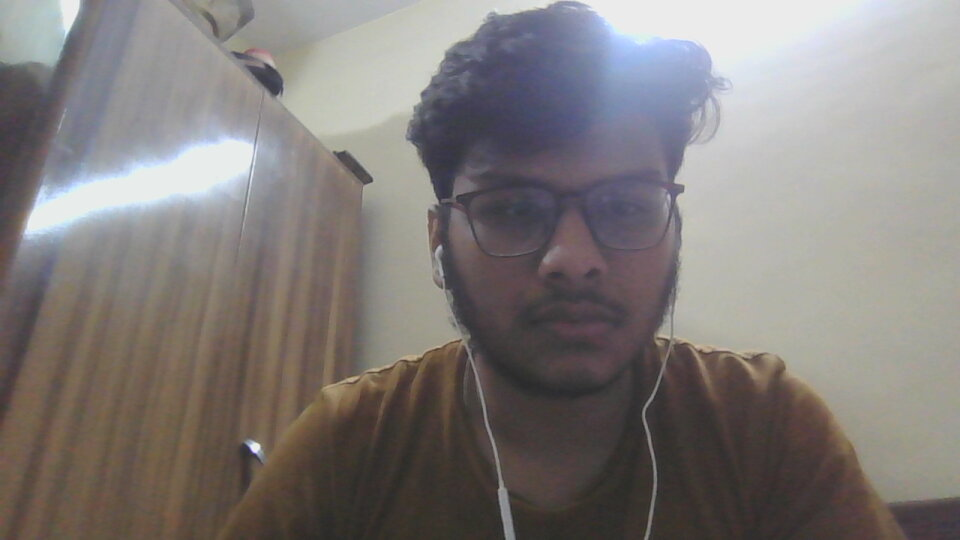
#> input picture Datasets/Test/Kartik/2021-04-28-165253.jpg, 960 x 540 px
$ python FaceDetectionAndCroppingTest.py
#> lines starting #> are read from the running program, lines starting #| are printed output that depends on the picture; after the words box and inside, x2 and y2 are one past the last pixel; in counts of white or black regions, pixels touching at a corner belong together
import cv2
import os
def CapNCrop(loc):
    from PIL import Image
    from numpy import asarray
    # load the image
    img = cv2.imread(loc)
#> img is the input picture: shape (540, 960, 3); mean B, G, R 122.1, 124.1, 129.1
    # convert image to numpy array
    # img = asarray(image)
    face_cascade = cv2.CascadeClassifier(cv2.data.haarcascades + 'haarcascade_frontalface_default.xml')
    gray = cv2.cvtColor(img, cv2.COLOR_BGR2GRAY)
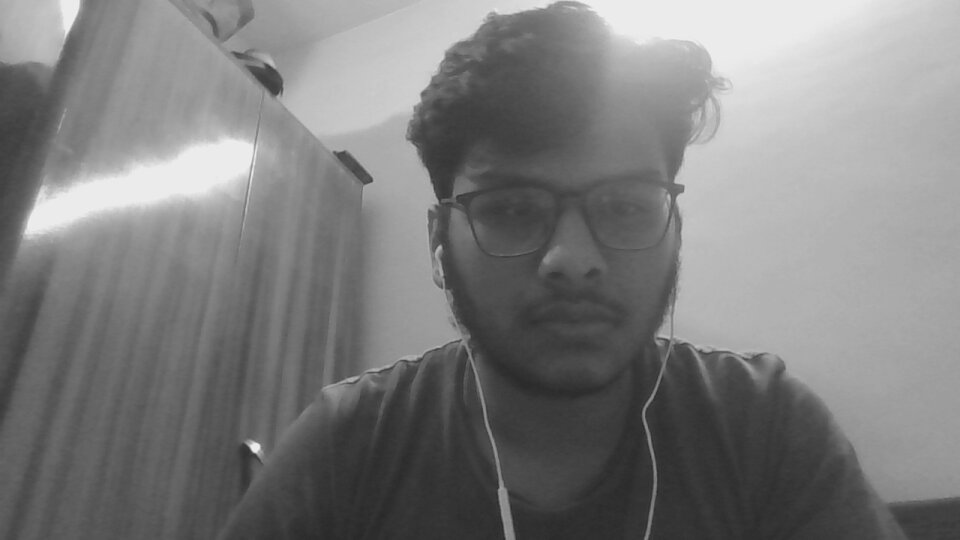
#> gray: shape (540, 960); min 40, max 243, mean 125.4
    # Detect the faces
    faces = face_cascade.detectMultiScale(gray, 1.1, 4)
#> faces = [[418, 107, 270, 270]]
    # Draw the rectangle around each face
    for (x, y, w, h) in faces:
        cv2.rectangle(img, (x, y), (x+w, y+h), (255, 0, 0), 2)
        roi = img[y:y+270, x:x+270]
        fname = './Datasets/Test/pred/1.jpg'
        cv2.imwrite(filename=fname, img=roi)
#> this loop made 1 pass
#> (x, y, w, h, fname) on pass 1: (418, 107, 270, 270, './Datasets/Test/pred/1.jpg')
#> pass 1, in CapNCrop, `roi = img[y:y+270, x:x+270]`:
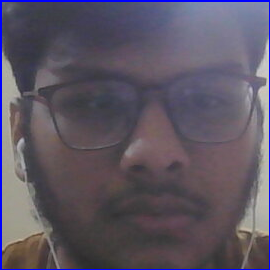
#> roi: shape (270, 270, 3); mean B, G, R 99.4, 86.1, 93.1
#> after the loop:
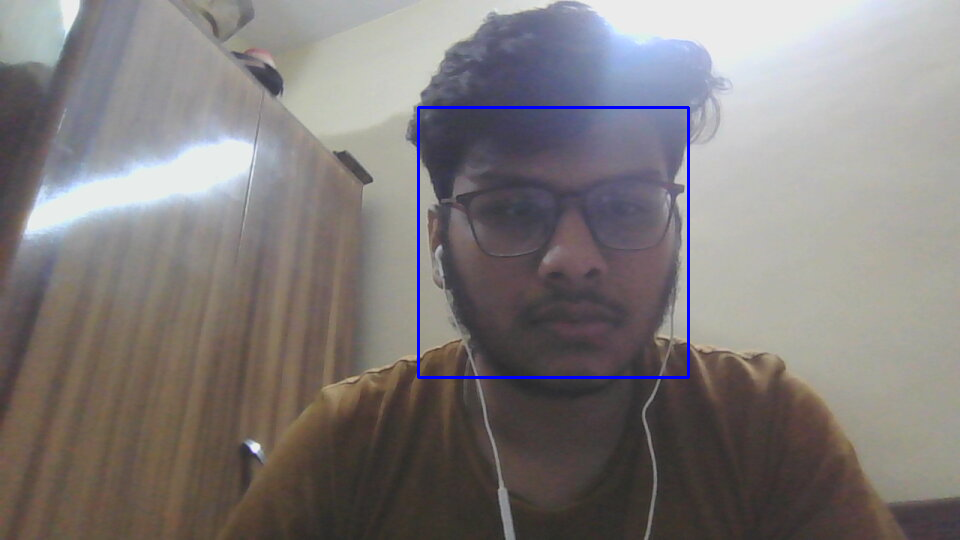
#> img: shape (540, 960, 3); 0.62% of pixels changed, all inside (x1, y1, x2, y2) = (417, 106, 690, 379)

CapNCrop('./Datasets/Test/Kartik/2021-04-28-165253.jpg')

$ run again, with Datasets/Test/pred/2.jpg copied over Datasets/Test/Kartik/2021-04-28-165253.jpg
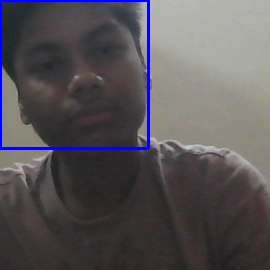
#> input picture Datasets/Test/pred/2.jpg, 270 x 270 px
#> in CapNCrop, img is the input picture: shape (270, 270, 3); mean B, G, R 87.4, 84.7, 88.3
#> faces = [[10, 5, 135, 135]]
#> the loop in CapNCrop, `for (x, y, w, h) in faces:` made 1 pass
#> (x, y, w, h, fname) on pass 1: (10, 5, 135, 135, './Datasets/Test/pred/1.jpg')
#> pass 1, in CapNCrop, `roi = img[y:y+270, x:x+270]`:
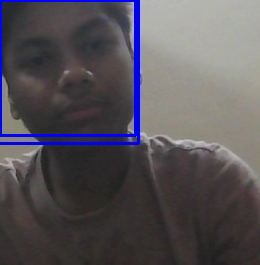
#> roi: shape (265, 260, 3); mean B, G, R 88.5, 83, 86.7
#> after the loop in CapNCrop, `for (x, y, w, h) in faces:`:
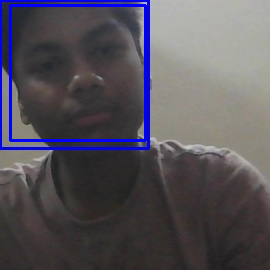
#> img: shape (270, 270, 3); 2.22% of pixels changed, all inside (x1, y1, x2, y2) = (9, 4, 147, 142)
